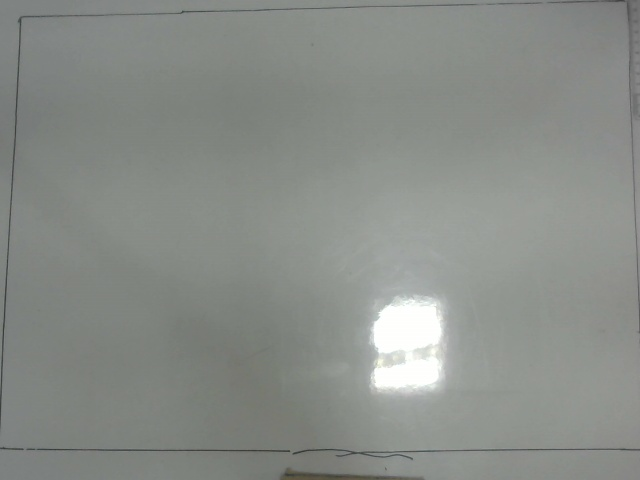
#> input picture Image Processing/fan0.jpg, 640 x 480 px
$ python bg_sub.py   (Python 2 division)   (older library calls are emulated)
#> lines starting #> are read from the running program, lines starting #| are printed output that depends on the picture; after the words box and inside, x2 and y2 are one past the last pixel; in counts of white or black regions, pixels touching at a corner belong together
import numpy as np
import cv2
import math
from skimage.measure import compare_ssim

image1 = cv2.imread("fan0.jpg")
#> image1 is the input picture: shape (480, 640, 3); mean B, G, R 136.2, 141.1, 137
image2 = cv2.imread("fan1.jpg")
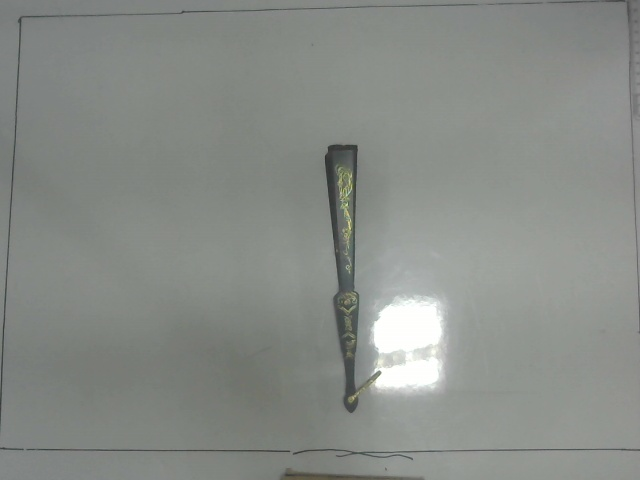
#> input picture Image Processing/fan1.jpg, 640 x 480 px
#> image2 is the input picture: shape (480, 640, 3); mean B, G, R 135.2, 140, 135.9
grayA = cv2.cvtColor(image1, cv2.COLOR_BGR2GRAY)
grayB = cv2.cvtColor(image2, cv2.COLOR_BGR2GRAY)
cv2.imwrite("grayA.jpg",grayA)
cv2.imwrite("grayB.jpg",grayB)
(score, diff) = compare_ssim(grayB, grayA, full=True)
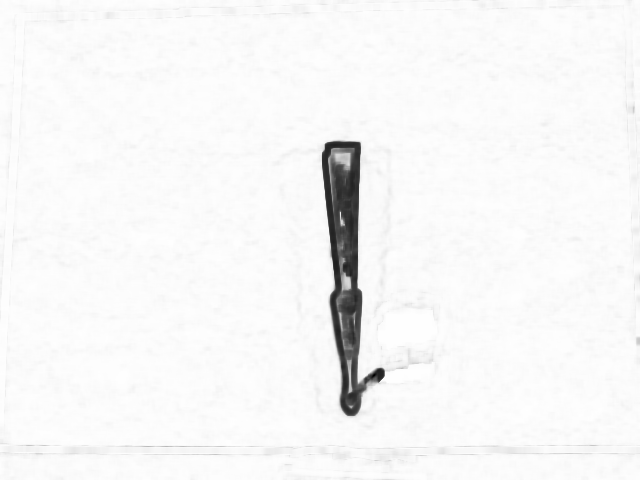
#> diff: shape (480, 640) float64; min -0.148, max 1, mean 0.962; drawn with min black and max white
#> score = 0.961
diff = (diff * 255).astype("uint8")
thresh = cv2.threshold(diff, 0, 255,cv2.THRESH_BINARY_INV | cv2.THRESH_OTSU)[1]
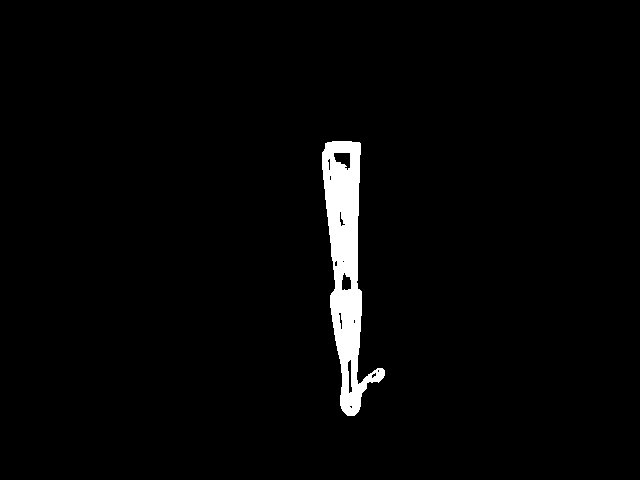
#> thresh: shape (480, 640); 2.4% white; 1 white region, box (x1, y1, x2, y2) and area: (322, 141, 385, 416) 7327
blur = cv2.GaussianBlur(diff,(5,5),1)
kernel = np.ones((5,5),np.uint8)
erode = cv2.erode(thresh,kernel,iterations = 1)
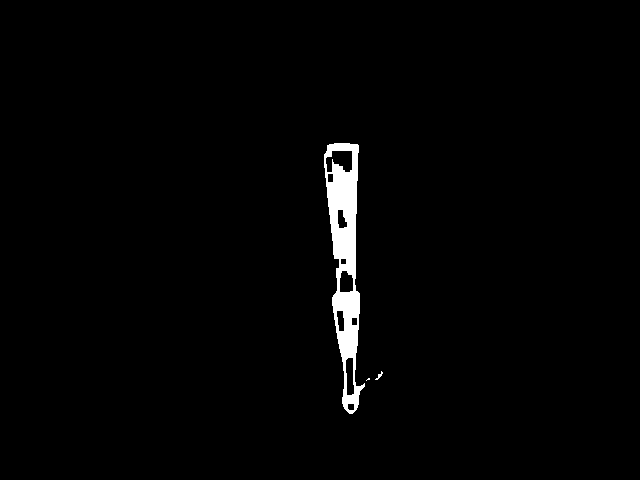
#> erode: shape (480, 640); 1.6% white; 3 white regions (1 under 20 px), largest, box (x1, y1, x2, y2) and area: (324, 143, 365, 414) 4951, (375, 371, 383, 380) 24
dilate = cv2.dilate(erode,kernel,iterations = 1)
#> dilate: shape (480, 640); 2.4% white; 2 white regions
cv2.imwrite("diff.jpg",diff)
cv2.imwrite("dilate.jpg",dilate)
img1,contours,hierarchy = cv2.findContours(dilate,cv2.RETR_EXTERNAL,cv2.CHAIN_APPROX_NONE)
#> contours = 2 contours; box (x1, y1, x2, y2) and area: (322, 141, 372, 416) 7284, (373, 369, 385, 382) 88
for c in contours:
	if cv2.contourArea(c)>1000:
		x,y,w,h=cv2.boundingRect(c)
		cv2.rectangle(image2,(x,y),(x+w,y+h),[255,0,0],1)
		cv2.drawContours(image2, c, -1, (0,255,0), 2)
		if max(w,h)==w:
			roi1 = dilate[y:(y+h), x:(x+(w/2))]
			roi2 = dilate[y:(y+h),(x+(w/2)):(x+w)]
			cv2.imwrite("ROI1.jpg",roi1)
			cv2.imwrite("ROI2.jpg",roi2)
			im1 = np.asarray(roi1, dtype=np.float)
			im2 = np.asarray(roi2, dtype=np.float)
			sum1= im1.sum()
			sum2=im2.sum()
			if sum1>sum2:
				top1=tuple(c[c[:, :, 0].argmin()][0])
				bottom1=tuple(c[c[:, :, 0].argmax()][0])
				cv2.circle(image2, top1, 3, (255, 0, 0), -1)
				cv2.circle(image2, bottom1, 3, (0, 0, 255), -1)
				print "Top: ",top1
				print "Bottom: ",bottom1
			else:
				top1=tuple(c[c[:, :, 0].argmax()][0])
				bottom1=tuple(c[c[:, :, 0].argmin()][0])
				cv2.circle(image2, top1, 3, (255, 0, 0), -1)
				cv2.circle(image2, bottom1, 3, (0, 0, 255), -1)
				print "Top: ",top1
				print "Bottom: ",bottom1

			print "hori"
		else:
			roi1=dilate[y:(y+(h/2)),x:x+w]
			roi2=dilate[(y+(h/2)):y+h,x:x+w]
			cv2.imwrite("ROI1.jpg",roi1)
			cv2.imwrite("ROI2.jpg",roi2)
			im1 = np.asarray(roi1, dtype=np.float)
			im2 = np.asarray(roi2, dtype=np.float)
			sum1= im1.sum()
			sum2=im2.sum()
			if sum1>sum2:
				top1=tuple(c[c[:, :, 1].argmin()][0])
				bottom1=tuple(c[c[:, :, 1].argmax()][0])
				cv2.circle(image2, top1, 3, (255, 0, 0), -1)
				cv2.circle(image2, bottom1, 3, (0, 0, 255), -1)
				print "Top: ",top1
				print "Bottom: ",bottom1
			else:
				top1=tuple(c[c[:, :, 1].argmax()][0])
				bottom1=tuple(c[c[:, :, 1].argmin()][0])
				cv2.circle(image2, top1, 3, (255, 0, 0), -1)
				cv2.circle(image2, bottom1, 3, (0, 0, 255), -1)
				print "Top: ",top1
				print "Bottom: ",bottom1
			print "vert"
#> this loop made 2 passes
#> (x, y, w, h, sum1, sum2, top1, bottom1) on pass 2: (322, 141, 50, 275, 1039890, 784635, (332, 141), (347, 415))
#| Top:  (332, 141)
#| Bottom:  (347, 415)
#| vert
#> pass 2, `roi1=dilate[y:(y+(h/2)),x:x+w]`:
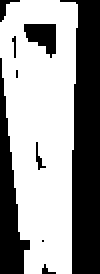
#> roi1: shape (137, 50) (shown 2 times larger); 59.5% white; 9 black regions (4 under 20 px), largest, box (x1, y1, x2, y2) and area: (30, 0, 50, 137) 1797, (0, 29, 15, 137) 703, (12, 12, 28, 29) 177, (0, 0, 10, 11) 38, (18, 71, 23, 85) 24
#> pass 2, `roi2=dilate[(y+(h/2)):y+h,x:x+w]`:
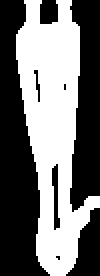
#> roi2: shape (138, 50) (shown 2 times larger); 44.6% white; 1 white region, box (x1, y1, x2, y2) and area: (8, 0, 50, 138) 3077

cv2.imwrite("final.jpg",image2)

cv2.waitKey(0)
